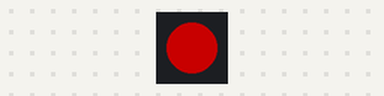
This sketch was run on a simulated Arduino Uno, built with avr-gcc and run on an emulated ATmega328P. Parts: 1 RGB LEDs in strip order, left to right. Dim RGB values are drawn brighter than linear.

Above: at 0.5 s.
At 1.5 s:
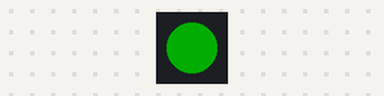
At 5.5 s:
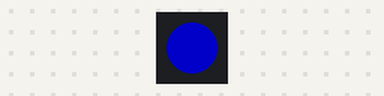
Timing chart, 0 to 6.9 s (numbered marks = the images above):
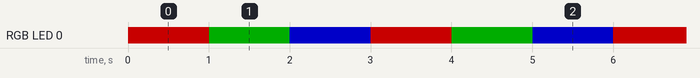

The sketch:

led_demo.ino
```cpp
#include <FastLED.h>

#define LED_PIN     6
#define NUM_LEDS    1
#define BRIGHTNESS  100
#define LED_TYPE    WS2812
#define COLOR_ORDER GRB

CRGB leds[NUM_LEDS];

void setup() {
  FastLED.addLeds<LED_TYPE, LED_PIN, COLOR_ORDER>(leds, NUM_LEDS);
  FastLED.setBrightness(BRIGHTNESS);
}

void loop() {
  leds[0] = CRGB::Red;
  FastLED.show();
  delay(1000);
  leds[0] = CRGB::Green;
  FastLED.show();
  delay(1000);
  leds[0] = CRGB::Blue;
  FastLED.show();
  delay(1000);
}
```

Measured:
- by itself, RGB LED 0: repeats every 3.0 s: RGB(0, 50, 0) 1.0 s, RGB(0, 0, 100) 1.0 s, RGB(100, 0, 0) 1.0 s
- by itself, everything shown: repeats every 3.0 s, in 3 steps
